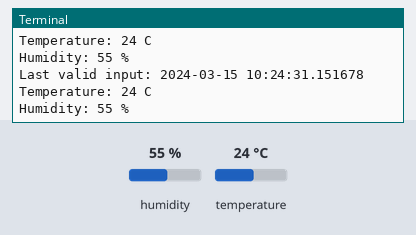
This program was run on a simulated Raspberry Pi (BCM pin numbers). On the bench: the last lines printed to the terminal. Inputs (shaded band) come from the test bench; at power-on: humidity 55 %, temperature 24 °C. The clock reads 2024-03-15 10:24:30 at power-on unless the program sets it.

Above: at 1.2 s.
1.3 s: humidity set to 22 %
At 2.6 s:
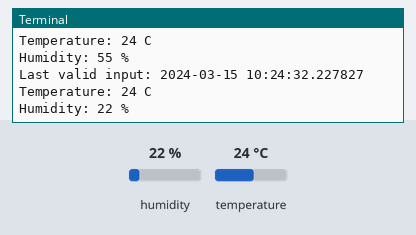
2.8 s: temperature set to 12 °C
At 4.0 s:
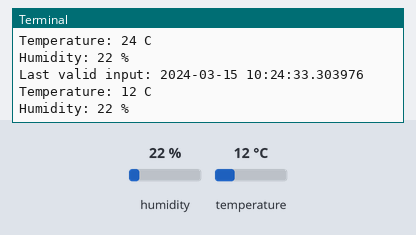
4.3 s: humidity set to 40 %
At 5.2 s:
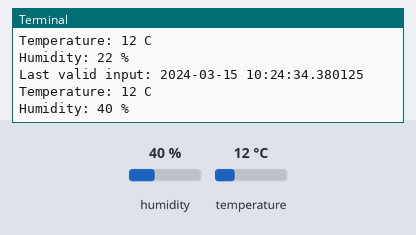
Timing chart, 0 to 7.3 s (numbered marks = the images above; inputs shaded):
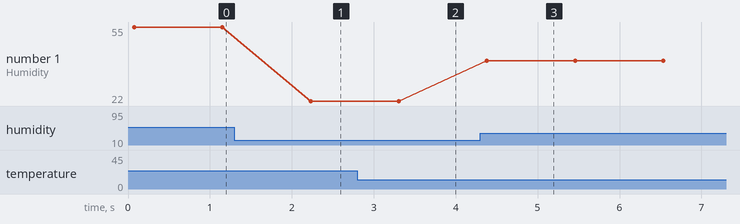

Measured:
- after the input at 1.3 s, the terminal: prints a new line after 0.93 s (image 1)
- after the input at 2.8 s, the terminal: prints a new line after 0.50 s (image 2)
- after the input at 4.3 s, the terminal: prints a new line after 0.08 s (image 3)
- plotted number 1: 55 → 22 after the input at 1.3 s, 22 → 40 after the input at 4.3 s

The program:

dht11_ex.py
```python
import RPi.GPIO as GPIO
import dht11
import time
import datetime

# initialize GPIO
GPIO.setwarnings(False)
GPIO.setmode(GPIO.BCM)
GPIO.cleanup()

# read data using pin 14
instance = dht11.DHT11(pin=14)

while True:
    result = instance.read()
    if result.is_valid():
        print("Last valid input: " + str(datetime.datetime.now()))
        print("Temperature: %d C" % result.temperature)
        print("Humidity: %d %%" % result.humidity)

    time.sleep(1)
```
